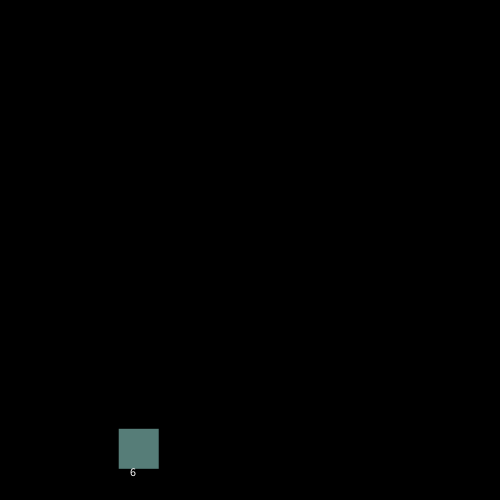
Frame 1 (no input)
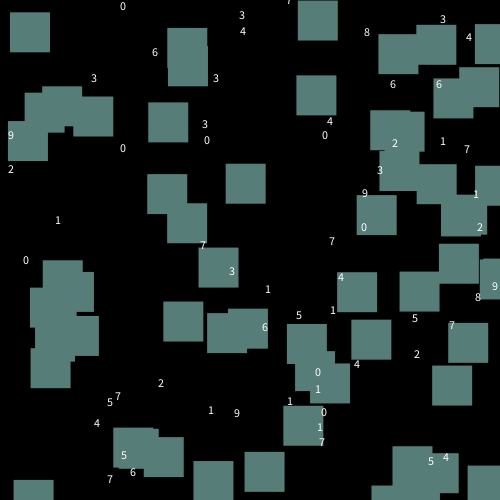
Frame 60 (the mouse pressed at the canvas centre just before this capture)
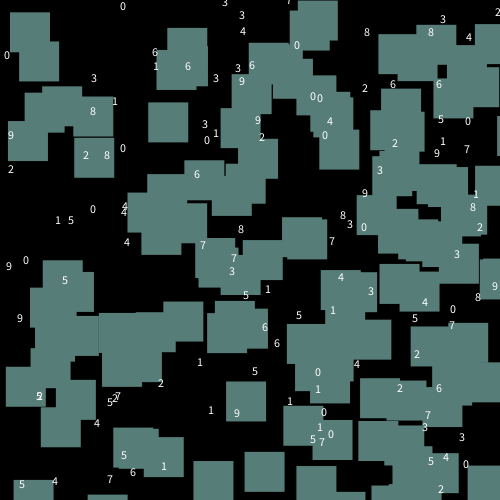
Frame 120 (the mouse held since frame 60 and released just before this capture)

The Processing sketch that drew these frames (run headless with seeded random() and noise(); from frame 60 on, the mouse is pressed at the canvas centre):

// Processing sketch: sketch_143
// ── sketch_143.pde

// fun programming #143
// using PGraphics as layers in processing

PGraphics letters;
PGraphics squares;

void setup() {
	size(500, 500);
	letters = createGraphics(width, height);
	squares = createGraphics(width, height);
}

void draw() {

	background(0);

	letters.beginDraw();
	letters.text(int(random(10)), random(width), random(height));
	letters.endDraw();

	squares.beginDraw();
	squares.fill(#567D78);
	squares.noStroke();
	squares.rect(random(width), random(height), 40, 40);
	squares.endDraw();

	image(squares, 0, 0);
	image(letters, 0, 0);


}
